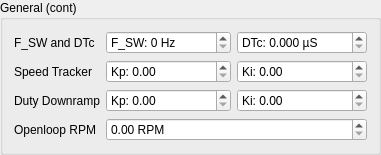
                 <widget class="QGroupBox" name="groupBox_41">
                  <property name="title">
                   <string>General (cont)</string>
                  </property>
                  <layout class="QGridLayout" name="gridLayout_40">
                   <item row="7" column="0">
                    <widget class="QLabel" name="label_104">
                     <property name="text">
                      <string>Openloop RPM</string>
                     </property>
                    </widget>
                   </item>
                   <item row="5" column="1">
                    <widget class="QDoubleSpinBox" name="mcconfFocPllKpBox">
                     <property name="prefix">
                      <string>Kp: </string>
                     </property>
                     <property name="maximum">
                      <double>100000.000000000000000</double>
                     </property>
                    </widget>
                   </item>
                   <item row="6" column="2">
                    <widget class="QDoubleSpinBox" name="mcconfFocDutyDownrampKiBox">
                     <property name="prefix">
                      <string>Ki: </string>
                     </property>
                     <property name="maximum">
                      <double>100000.000000000000000</double>
                     </property>
                    </widget>
                   </item>
                   <item row="6" column="0">
                    <widget class="QLabel" name="label_103">
                     <property name="text">
                      <string>Duty Downramp</string>
                     </property>
                    </widget>
                   </item>
                   <item row="5" column="2">
                    <widget class="QDoubleSpinBox" name="mcconfFocPllKiBox">
                     <property name="prefix">
                      <string>Ki: </string>
                     </property>
                     <property name="decimals">
                      <number>2</number>
                     </property>
                     <property name="maximum">
                      <double>1000000.000000000000000</double>
                     </property>
                     <property name="singleStep">
                      <double>1000.000000000000000</double>
                     </property>
                    </widget>
                   </item>
                   <item row="5" column="0">
                    <widget class="QLabel" name="label_90">
                     <property name="text">
                      <string>Speed Tracker</string>
                     </property>
                    </widget>
                   </item>
                   <item row="7" column="1" colspan="2">
                    <widget class="QDoubleSpinBox" name="mcconfFocOpenloopRpmBox">
                     <property name="keyboardTracking">
                      <bool>false</bool>
                     </property>
                     <property name="prefix">
                      <string/>
                     </property>
                     <property name="suffix">
                      <string> RPM</string>
                     </property>
                     <property name="maximum">
                      <double>100000.000000000000000</double>
                     </property>
                     <property name="singleStep">
                      <double>10.000000000000000</double>
                     </property>
                    </widget>
                   </item>
                   <item row="6" column="1">
                    <widget class="QDoubleSpinBox" name="mcconfFocDutyDownrampKpBox">
                     <property name="prefix">
                      <string>Kp: </string>
                     </property>
                     <property name="maximum">
                      <double>10000.000000000000000</double>
                     </property>
                    </widget>
                   </item>
                   <item row="4" column="1">
                    <widget class="QSpinBox" name="mcconfFocFSwBox">
                     <property name="toolTip">
                      <string>&lt;html&gt;&lt;head/&gt;&lt;body&gt;&lt;p&gt;Switching Frequency&lt;/p&gt;&lt;p&gt;If your motors perform bad in FOC mode after you made the motor detection then you can try to finetune it with this value and check the result in the &amp;quot;Current Plot&amp;quot;.&lt;/p&gt;&lt;/body&gt;&lt;/html&gt;</string>
                     </property>
                     <property name="suffix">
                      <string> Hz</string>
                     </property>
                     <property name="prefix">
                      <string>F_SW: </string>
                     </property>
                     <property name="maximum">
                      <number>100000</number>
                     </property>
                     <property name="singleStep">
                      <number>100</number>
                     </property>
                    </widget>
                   </item>
                   <item row="4" column="0">
                    <widget class="QLabel" name="label_94">
                     <property name="text">
                      <string>F_SW and DTc</string>
                     </property>
                    </widget>
                   </item>
                   <item row="4" column="2">
                    <widget class="QDoubleSpinBox" name="mcconfFocDtCompBox">
                     <property name="toolTip">
                      <string>&lt;html&gt;&lt;head/&gt;&lt;body&gt;&lt;p&gt;Dead time compensation. Getting this value right is important for the low speed performance of the sensorless observer.&lt;/p&gt;&lt;/body&gt;&lt;/html&gt;</string>
                     </property>
                     <property name="prefix">
                      <string>DTc: </string>
                     </property>
                     <property name="suffix">
                      <string> µS</string>
                     </property>
                     <property name="decimals">
                      <number>3</number>
                     </property>
                     <property name="maximum">
                      <double>10000.000000000000000</double>
                     </property>
                     <property name="singleStep">
                      <double>0.010000000000000</double>
                     </property>
                    </widget>
                   </item>
                  </layout>
                 </widget>
